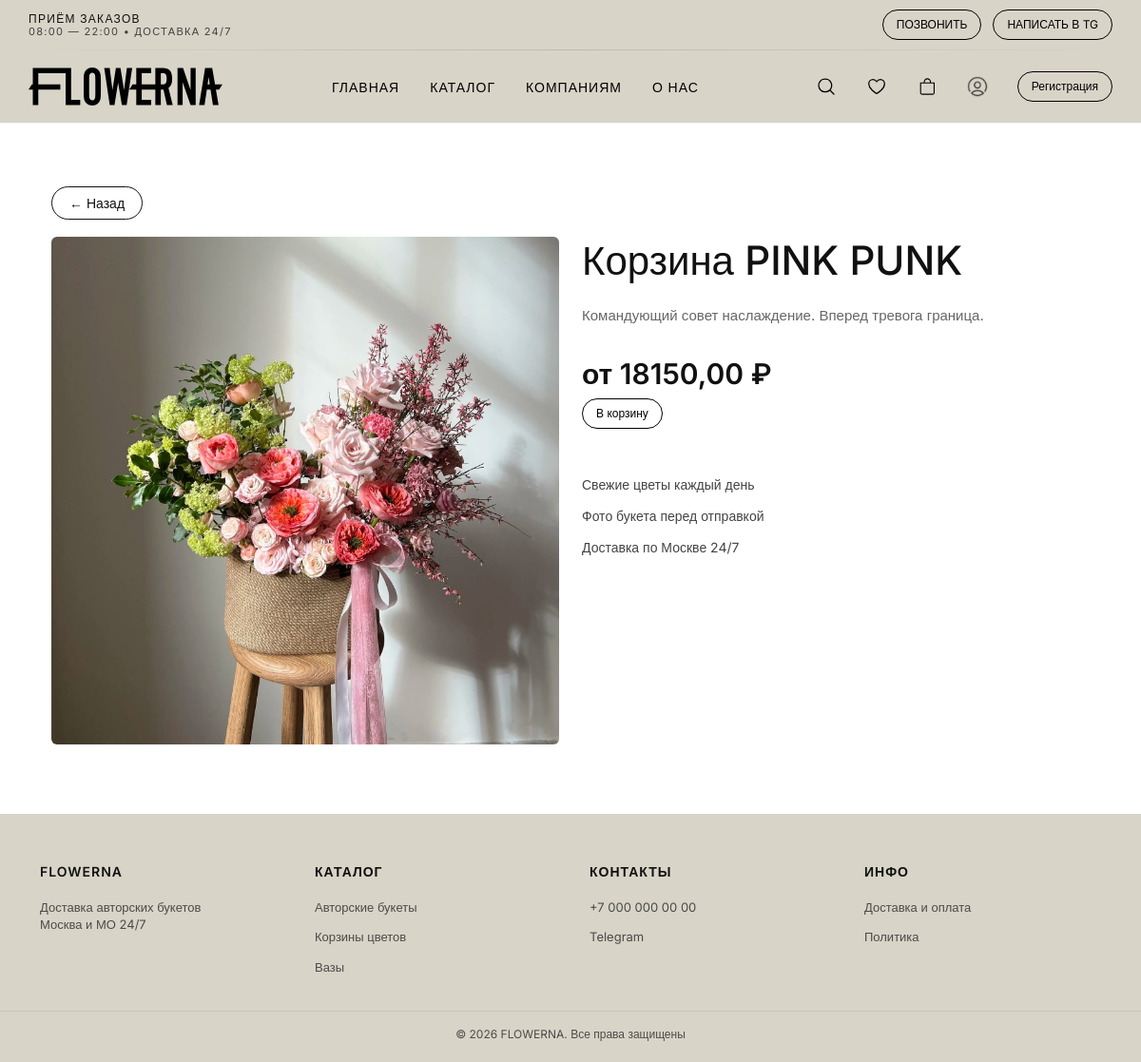
The page /product/381/ on the database its author committed.
### catalog/models.py (models this page shows, shortened)
class Product(models.Model):
    id = models.AutoField(primary_key=True)
    category = models.ForeignKey(Category, on_delete=models.CASCADE, related_name='products', null=True, blank=True)
    name = models.CharField(max_length=255)
    price = models.DecimalField(max_digits=10, decimal_places=2)
    description = models.TextField(null=True, blank=True)
    is_available = models.BooleanField(default=True)
    image = models.ImageField(upload_to='products/', null=True, blank=True, verbose_name='Изображение')
    is_recommended = models.BooleanField(default=False)
    class Meta:
        verbose_name = 'Товар'
        verbose_name_plural = 'Товары'

class Category(models.Model):
    name = models.CharField(max_length=255)
    description = models.TextField(null=True, blank=True)
    image = models.ImageField(upload_to='categories/', blank=True, null=True)
    slug = models.SlugField(unique=True, blank=True, null=True)
    is_featured = models.BooleanField(default=False)

### catalog/views.py (the view)
# urls.py: path('product/<int:id>/', views.product_detail, name='product-detail'),
def product_detail(request, id):
    product = get_object_or_404(Product, id=id)
    return render(request, 'catalog/product_detail.html', {
        'product': product,
        'cart_count': get_cart_count(request.user),
    })

### catalog/context_processors.py (called while the page is built)
def categories_processor(request):
    footer_category_slugs = [
        'avtorskie-bukety',
        'vazy',
        'mono-duo-i-trio-bukety',
        'korziny-tsvetov',
        'cveti-v-korobke'
    ]
    footer_categories = Category.objects.filter(
        slug__in=footer_category_slugs
    )
    return {
        'footer_categories': footer_categories
    }

### catalog/views.py (called while the page is built)
def get_cart_count(user):
    if user.is_authenticated:
        return Cart.objects.filter(user=user).count()
    return 0

### templates/catalog/product_detail.html
{% extends 'base.html' %}
{% load static %}
{% block content %}
    <section class="product-detail py-5">
        <div class="container">
            <a href="{% url 'catalog' %}" class="back-btn">
                ← Назад
            </a>
            <div class="row mt-4 align-items-start">
                <div class="col-lg-6">
                    {% if product.image %}
                        <img src="{{ product.image.url }}"
                             alt="{{ product.name }}"
                             class="img-fluid rounded product-detail__img">
                    {% endif %}
                </div>
                <div class="col-lg-6">
                    <h1 class="product-detail__title">
                        {{ product.name }}
                    </h1>
                    <p class="product-detail__desc">
                        {% if product.description %}
                            {{ product.description }}
                        {% else %}
                            Стильный авторский букет из свежих цветов,
                            собранный вручную флористами FLOWERNA.
                        {% endif %}
                    </p>
                    <h3 class="product-detail__price">
                        от {{ product.price }} ₽
                    </h3>
                    <a href="{% url 'add_to_cart' product.id %}" class="btn">
                        В корзину
                    </a>
                    <div class="product-detail__info mt-5">
                        <div>Свежие цветы каждый день</div>
                        <div>Фото букета перед отправкой</div>
                        <div>Доставка по Москве 24/7</div>
                    </div>
                </div>
            </div>
        </div>
    </section>
{% endblock %}

### templates/components/footer.html
<footer class="footer">
    <div class="footer__top container">
        <div class="footer__col">
            <div class="footer__title">FLOWERNA</div>
            <p class="footer__text">
                Доставка авторских букетов<br>
                Москва и МО 24/7
            </p>
        </div>
        <div class="footer__col">
            <div class="footer__title">КАТАЛОГ</div>
            {% for category in footer_categories %}
                <a href="{% url 'catalog' %}?category={{ category.id }}">
                    {{ category.name }}
                </a>
            {% endfor %}
        </div>
        <div class="footer__col">
            <div class="footer__title">КОНТАКТЫ</div>
            <a href="tel:+70000000000">+7 000 000 00 00</a>
            <a href="#">Telegram</a>
        </div>
        <div class="footer__col">
            <div class="footer__title">ИНФО</div>
            <a href="{% url 'dostavka-i-oplata' %}">Доставка и оплата</a>
            <a href="{% url 'politika-konfidentsialnosti' %}">Политика</a>
        </div>
    </div>
    <div class="footer__bottom">
        © 2026 FLOWERNA. Все права защищены
    </div>
</footer>

### static/css/style.css (style rules this page uses)
body { font-family: "Inter", sans-serif; font-weight: 400; color: #111; }
.btn { padding: 6px 14px; border-radius: 20px; text-decoration: none; font-size: 12px; border: 1px solid #000; color: #000; background: transparent; transition: all 0.25s ease; display: inline-block; }
.row { flex-wrap: wrap; }
.row > div { min-width: 0; }
.back-btn { text-decoration: none; color: #111; font-size: 14px; }
.product-detail__img { width: 100%; border-radius: 14px; object-fit: cover; }
.product-detail__title { font-size: 42px; margin-bottom: 20px; }
.product-detail__desc { color: #666; line-height: 1.7; font-size: 15px; max-width: 500px; }
.product-detail__price { margin-top: 30px; font-size: 30px; font-weight: 600; }
.product-detail__info { display: flex; flex-direction: column; gap: 12px; color: #444; font-size: 14px; }
.back-btn { border: 1px solid #111; padding: 8px 18px; border-radius: 999px; text-decoration: none; color: #111; transition: 0.3s; }

### static/css/footer.css (style rules this page uses)
.footer__col { display: flex; flex-direction: column; gap: 6px; }
.footer { background: #d8d4c8; padding: 50px 0 20px; font-size: 13px; color: #111; }
.footer__top { display: grid; grid-template-columns: repeat(4, 1fr); gap: 40px; margin-bottom: 30px; }
.footer__title { font-weight: 600; margin-bottom: 12px; text-transform: uppercase; letter-spacing: 1px; font-size: 14px; }
.footer__col a { display: block; text-decoration: none; color: #111; margin-bottom: 6px; opacity: 0.7; transition: 0.2s; }
.footer__text { opacity: 0.7; line-height: 1.4; }
.footer__bottom { border-top: 1px solid rgba(0,0,0,0.1); padding-top: 15px; text-align: center; font-size: 12px; opacity: 0.7; }

### templates/base.html (style rules this page uses)
html, body { height: 100%; margin: 0; }
body { display: flex; flex-direction: column; -webkit-font-smoothing: antialiased; -moz-osx-font-smoothing: grayscale; }

### rows shown on the page
Product: image (picture), name "Корзина PINK PUNK", description "Командующий совет наслаждение. Вперед тревога граница.", price "18150,00"
Category: name "Авторские букеты"
Category: name "Корзины цветов"
Category: name "Вазы"
